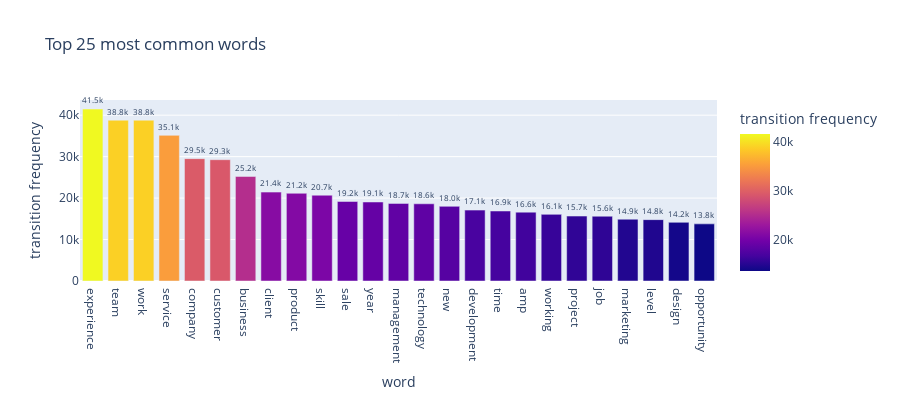

The code cell stored with this chart in its notebook:
### Code cell
df2 = pd.DataFrame(common_words, columns=['word', 'transition frequency'])
fig = px.bar(df2, x='word', y='transition frequency',
             hover_data=['word', 'transition frequency'], color='transition frequency',
             title='Top 25 most common words',
             height=400,
             text_auto='.3s')
fig.update_traces(textfont_size=12, textangle=0, textposition="outside", cliponaxis=False)
# fig.bar_label(fig.containers[0], fmt='%g', label_type='edge', labels=df1['transition frequency'])
fig.show()

### Figure 1 — Plotly figure (JSON) as saved in the notebook; plotly's stock layout.template omitted (floating-point values rounded to 4 significant figures)
{"data": [{"alignmentgroup": "True", "cliponaxis": false, "hovertemplate": "word=%{x}<br>transition frequency=%{marker.color}<extra></extra>", "legendgroup": "", "marker": {"color": [41479, 38790, 38787, 35131, 29520, 29262, 25221, 21442, 21158, 20695, 19183, 19059, 18719, 18626, 18009, 17103, 16887, 16613, 16076, 15663, 15625, 14907, 14803, 14153, 13784], "coloraxis": "coloraxis", "pattern": {"shape": ""}}, "name": "", "offsetgroup": "", "orientation": "v", "showlegend": false, "textangle": 0, "textfont": {"size": 12}, "textposition": "outside", "texttemplate": "%{y:.3s}", "type": "bar", "x": ["experience", "team", "work", "service", "company", "customer", "business", "client", "product", "skill", "sale", "year", "management", "technology", "new", "development", "time", "amp", "working", "project", "job", "marketing", "level", "design", "opportunity"], "xaxis": "x", "y": [41479, 38790, 38787, 35131, 29520, 29262, 25221, 21442, 21158, 20695, 19183, 19059, 18719, 18626, 18009, 17103, 16887, 16613, 16076, 15663, 15625, 14907, 14803, 14153, 13784], "yaxis": "y"}], "layout": {"barmode": "relative", "coloraxis": {"colorbar": {"title": {"text": "transition frequency"}}, "colorscale": [[0, "#0d0887"], [0.1111, "#46039f"], [0.2222, "#7201a8"], [0.3333, "#9c179e"], [0.4444, "#bd3786"], [0.5556, "#d8576b"], [0.6667, "#ed7953"], [0.7778, "#fb9f3a"], [0.8889, "#fdca26"], [1, "#f0f921"]]}, "height": 400, "legend": {"tracegroupgap": 0}, "title": {"text": "Top 25 most common words"}, "xaxis": {"anchor": "y", "domain": [0, 1], "title": {"text": "word"}}, "yaxis": {"anchor": "x", "domain": [0, 1], "title": {"text": "transition frequency"}}}}
